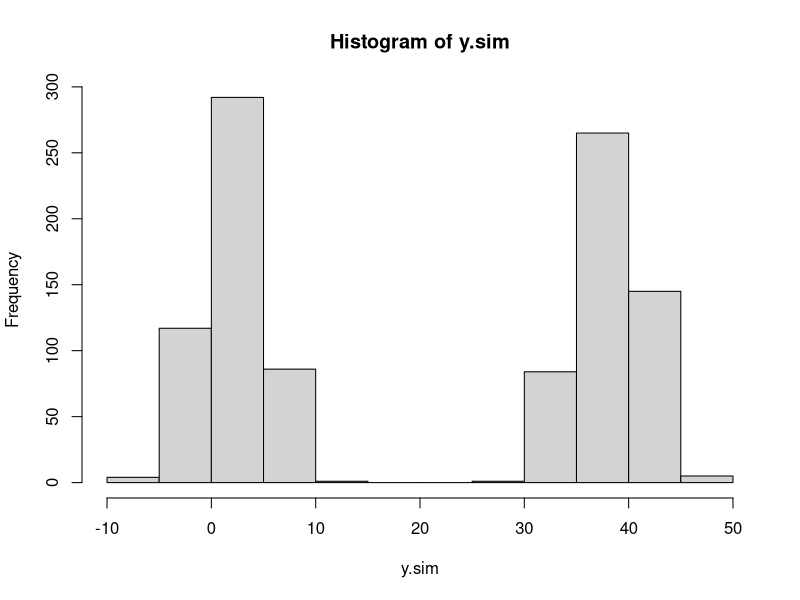
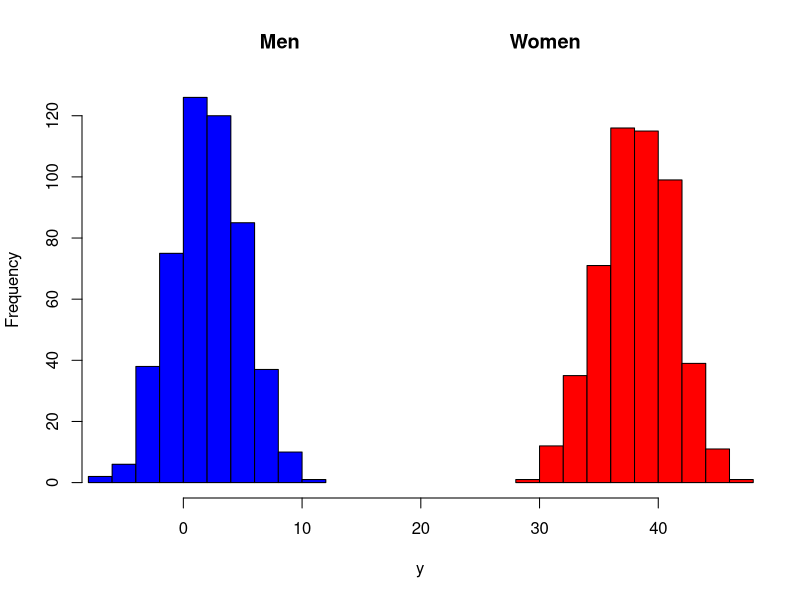
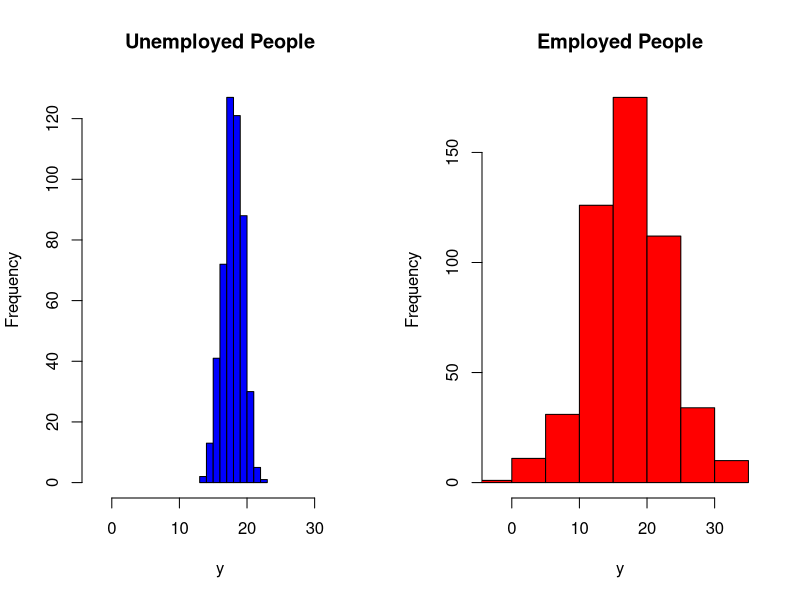
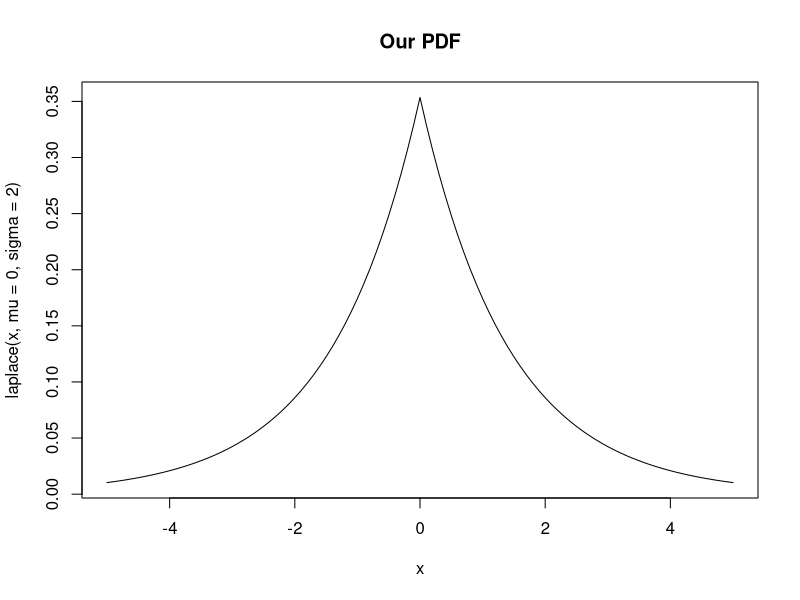
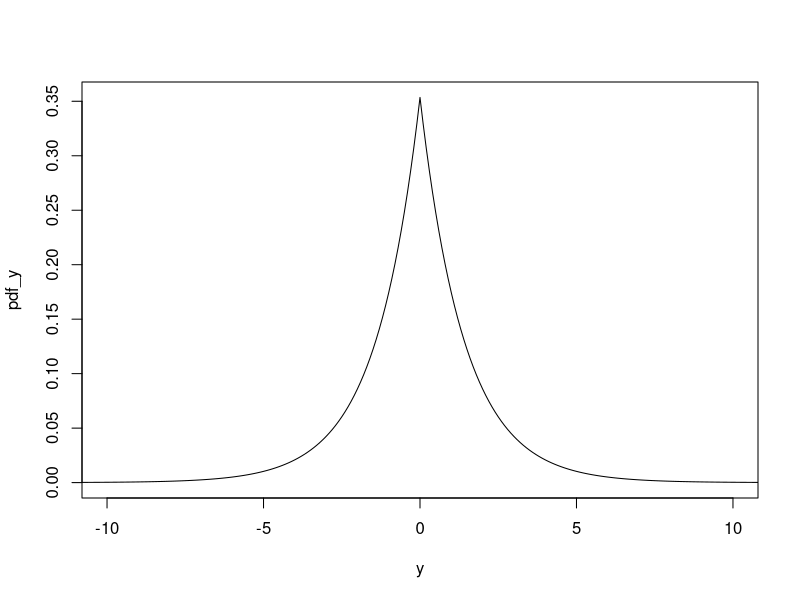

Reproduce these figures in R, in order.
####################################################################
### GOV 2001 Assignment 2
### Spring 2016
### SOLUTIONS
####################################################################

####################################################################
## Problem 1
####################################################################

####################################################################
## 1B
####################################################################

# First, let's write a function for the expected value of X
  ex.func <- function(x, lambda){
    x * lambda * exp(-lambda * x)
  }
  
  e.x <- integrate(ex.func, lower = 0, upper = Inf, lambda = 2)$value
  e.x #0.5 or 1/lambda


# Now, let's write a function for E(X^2) and integrate that
  ex.sq.func <- function(x, lambda){
    x^2 * lambda * exp(-lambda * x)
  }

  e.x.sq <- integrate(ex.sq.func, lower = 0, upper = Inf, lambda = 2)$value
  e.x.sq

# So if Var(X) = E(X^2) - [E(X)]^2, we can just apply the formula to our answers
# for E(X^2) - [E(X)]^2:
  var.x <- e.x.sq - e.x^2
  var.x # 0.25 or 1/lambda^2

####################################################################
## 1C
####################################################################
# Finding the resuls from 1B by simulation:

  set.seed(02138)
  exp.draws <- rexp(10000, rate = 2) 
  mean(exp.draws) #0.505
  var(exp.draws) #0.2688

# Yes - these look really close to our values from integrate!
  
####################################################################
## 1D
####################################################################
# All we need to do to generate y is to apply a transformation
# to our exponential draws
  
  y.draws <- log(exp.draws) / (exp.draws^2 - exp(exp.draws))
  mean(y.draws) #1.147
  var(y.draws) #1.507



####################################################################
## Problem 2
####################################################################

####################################################################
## 2A
####################################################################
# First, we'll generate the data using the code we have
  x <- matrix(c(rep(0,500), rep(1,500)))
  means <- 2 + 36 * x # since our covariates go into calculating mu
  
  set.seed(01238)
  y.sim <- means + rnorm(1000, mean = 0, sd = sqrt(9)) # now we'll simulate from a normal with our means and given sigma squared

  hist(y.sim) # Looks bimodal, just was we'd expect

  # Export Plot 
  setwd("~/Dropbox/Teaching/Course Folders/Gov 2001/Gov2001/Spring2016/Problem Sets/Pset2")
  pdf("pset2_2a.pdf")
  hist(y.sim[1:500],
       xlim = c(min(y.sim),max(y.sim)),
       main = "Men                                   Women",
       xlab = "y",
       col = "blue")
  hist(y.sim[501:1000],
       col = "red",
       add = T)
  graphics.off()


####################################################################
## Problem 3
####################################################################
  
####################################################################
## 3A
####################################################################

# Again, let's use the given code to create our covariate data for employment/unemployment
  x <- c(rep(0,500),rep(1,500))
  
  # Now let's calculate sigma squared
  betas <- c(2, 36) # we're given our betas in the model
  covs <- as.matrix(cbind(1,x)) # we'll bind a 1 to our data since we have an intercept
  vars <- covs %*% betas # so each sigma squared will be our covariate values times our betas
  
  set.seed(02138)
  
  # We'll draw our simulated outcome data with a mean at mu
  y.sim <- rnorm(1000, mean = 18, sd = sqrt(vars))


  # Export plot
  pdf("pset2_3a.pdf")
  par(mfrow = c(1,2))
  hist(y.sim[1:500],
       xlim = c(min(y.sim),max(y.sim)),
       main = "Unemployed People",
       xlab = "y",
       col = "blue")
  hist(y.sim[501:1000],
       xlim = c(min(y.sim),max(y.sim)),
       main = "Employed People",
       xlab = "y",
       col = "red")
  graphics.off()

####################################################################
## 3B
####################################################################
# Calculate the mean for employed (the bottom half of our matrix in this case)  
  mean(y.sim[501:1000])

####################################################################
## 3C
####################################################################
# Calculate the mean for unemployed
  mean(y.sim[1:500])


####################################################################
## Problem 4
####################################################################

####################################################################
## 4A
####################################################################

  laplace <- function(y, mu, sigma){
    exp(-sqrt(2) * abs(y - mu) / sigma) / (sqrt(2) * sigma)
  }


####################################################################
## 4B
####################################################################

pdf("pset2_4b.pdf")
par(mfrow = c(1,1))
curve(laplace(x, mu = 0, sigma = 2),
      xlim = c(-5,5),
      main = "Our PDF")
graphics.off()

## OR

y <- seq(-1000,1000,.1)
pdf_y <- laplace(y, mu = 0, sigma = 2)
plot(y = pdf_y, x = y, type = "l", xlim = c(-10, 10))


####################################################################
## 4C
####################################################################

  integrate(laplace, -1000, 1000, mu = 0, sigma = 2)
  # it integrates to 1 so it's a valid PDF
  # also, doesn't really matter what values you pick for mu and sigma, as long as
  # your upper and lower bounds are big enough


####################################################################
## 4D
####################################################################

  integrate(laplace, -2, 1.75, mu = 0, sigma = 2) #0.7334

